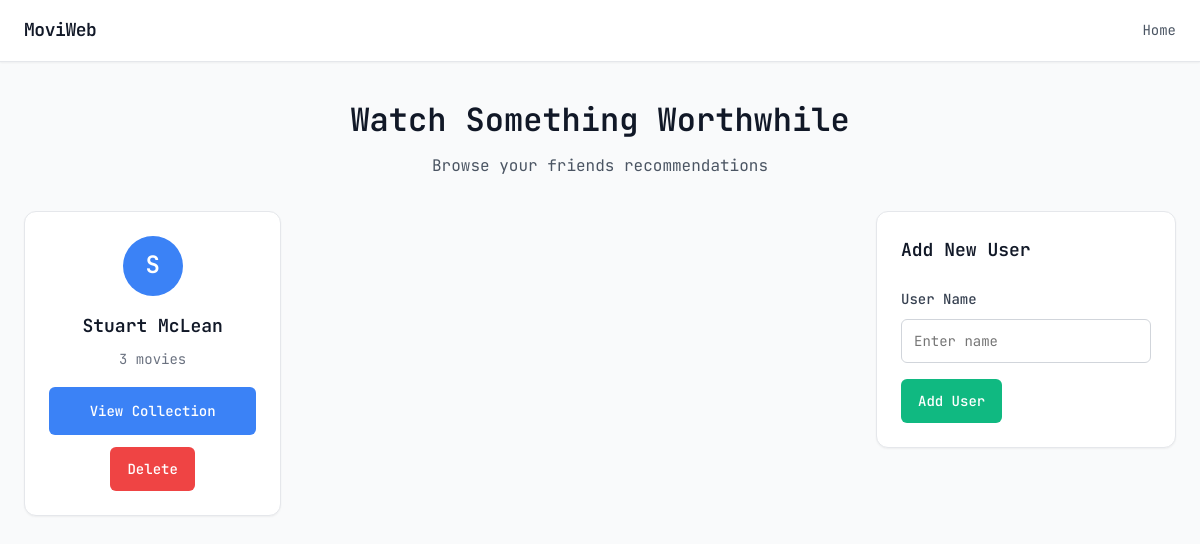
Before: / with the older database file.
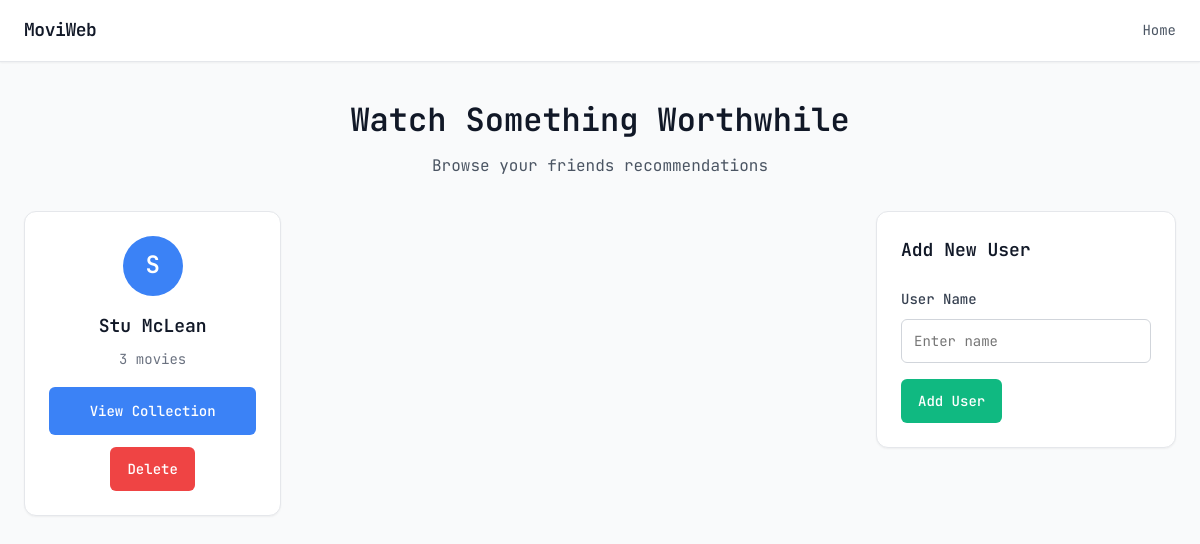
After: the same page with the newer database file.
### models.py (models this page shows)
class User(db.Model):
    __tablename__ = 'users'
    id = db.Column(db.Integer, primary_key=True)
    name = db.Column(db.String(80), unique=True, nullable=False)
    movies = relationship('Movie',
                          back_populates='user',
                          cascade='all, delete-orphan')

### app.py (the view)
@app.route('/')
def index():
    users = data_manager.get_users()
    return render_template('index.html', users=users)

### data_manager.py (called while the page is built)
    def get_users(self):
        return db.session.query(User).all()

### templates/index.html (shortened to what this page needs)
{% extends "base.html" %}
{% block content %}
    <section class="page-header">
        <h1>Watch Something Worthwhile</h1>
        <p class="subtitle">Browse your friends recommendations</p>
    </section>
    <div class="layout-grid">
        <div class="users-section">
            {% if users %}
                <div class="users-grid">
                    {% for user in users %}
                        <div class="user-card">
                            <div class="user-avatar">{{ user.name[0].upper() }}</div>
                            <h3>{{ user.name }}</h3>
                            <p class="user-stats">{{ user.movies|length }} movies</p>
                            <div class="user-actions">
                                <a href="{{ url_for('get_movies', user_id=user.id) }}" class="btn btn-primary">View Collection</a>
                                <form action="{{ url_for('delete_user', user_id=user.id) }}" method="post" style="display:inline;">
                                    <button type="submit" class="btn btn-danger">Delete</button>
                                </form>
                            </div>
                        </div>
                    {% endfor %}
                </div>
            {% else %}
                <div class="empty-state">
                    <div class="empty-icon">👥</div>
                    <h3>No users yet</h3>
                    <p>Add your first user to get started</p>
                </div>
            {% endif %}
        </div>
        <div class="add-user-section">
            <div class="form-card">
                <h2>Add New User</h2>
                <form action="{{ url_for('create_user') }}" method="post" class="form">
                    <div class="form-group">
                        <label for="user_name">User Name</label>
                        <input type="text" id="user_name" name="user_name" class="form-input" placeholder="Enter name" required>
                    </div>
                    <button type="submit" class="btn btn-success">Add User</button>
                </form>
            </div>
        </div>
    </div>
{% endblock %}

### templates/base.html (shortened to what this page needs)
<!DOCTYPE html>
<html lang="en">
<head>
    <link rel="stylesheet" href="{{ url_for('static', filename='style.css') }}">
</head>
<body>
    <header>
        <nav class="navbar">
            <div class="nav-container">
                <a href="{{ url_for('index') }}" class="logo">MoviWeb</a>
                <a href="{{ url_for('index') }}" class="nav-link">Home</a>
            </div>
        </nav>
    </header>
    <main class="container">
        {% block content %}{% endblock %}
    </main>
</body>
</html>

### static/style.css (style rules this page uses)
* { margin: 0; padding: 0; box-sizing: border-box; }
:root { --white: #ffffff; --grey-50: #f9fafb; --grey-100: #f3f4f6; --grey-200: #e5e7eb; --grey-300: #d1d5db; --grey-400: #9ca3af; --grey-500: #6b7280; --grey-600: #4b5563; --grey-700: #374151; --grey-800: #1f2937; --grey-900: #111827; --primary: #3b82f6; --primary-dark: #2563eb; --success: #10b981; --success-dark: #059669; --danger: #ef4444; --danger-dark: #dc2626; --shadow-sm: 0 1px 2px 0 rgb(0 0 0 / 0.05); --shadow: 0 1px 3px 0 rgb(0 0 0 / 0.1), 0 1px 2px -1px rgb(0 0 0 / 0.1); --shadow-md: 0 4px 6px -1px rgb(0 0 0 / 0.1), 0 2px 4px -2px rgb(0 0 0 / 0.1); --shadow-lg: 0 10px 15px -3px rgb(0 0 0 / 0.1), 0 4px 6px -4px rgb(0 0 0 / 0.1); --space-1: 0.25rem; --space-2: 0.5rem; --space-3: 0.75rem; --space-4: 1rem; --space-5: 1.25rem; --space-6: 1.5rem; --space-8: 2rem; --space-10: 2.5rem; --space-12: 3rem; --radius-sm: 0.25rem; --radius: 0.375rem; --radius-md: 0.5rem; --radius-lg: 0.75rem; }
body { font-family: 'JetBrains Mono', monospace; font-size: 14px; line-height: 1.6; color: var(--grey-800); background-color: var(--grey-50); font-weight: 400; }
.navbar { background-color: var(--white); border-bottom: 1px solid var(--grey-200); box-shadow: var(--shadow-sm); position: sticky; top: 0; z-index: 100; }
.nav-container { max-width: 1200px; margin: 0 auto; padding: var(--space-4) var(--space-6); display: flex; justify-content: space-between; align-items: center; }
.logo { font-size: 18px; font-weight: 600; color: var(--grey-900); text-decoration: none; letter-spacing: -0.025em; }
.nav-link { color: var(--grey-600); text-decoration: none; font-weight: 400; transition: color 0.2s ease; }
.container { max-width: 1200px; margin: 0 auto; padding: var(--space-8) var(--space-6); }
.layout-grid { display: grid; grid-template-columns: 1fr 300px; gap: var(--space-8); margin-top: var(--space-8); }
.page-header { text-align: center; margin-bottom: var(--space-8); }
.page-header h1 { font-size: 32px; font-weight: 600; color: var(--grey-900); margin-bottom: var(--space-2); }
.subtitle { color: var(--grey-600); font-size: 16px; }
.user-card, .movie-card, .form-card { background-color: var(--white); border: 1px solid var(--grey-200); border-radius: var(--radius-lg); box-shadow: var(--shadow-sm); transition: all 0.2s ease; }
.users-grid { display: grid; grid-template-columns: repeat(auto-fill, minmax(250px, 1fr)); gap: var(--space-6); }
.user-card { padding: var(--space-6); text-align: center; }
.user-avatar { width: 60px; height: 60px; background-color: var(--primary); color: var(--white); border-radius: 50%; display: flex; align-items: center; justify-content: center; font-size: 24px; font-weight: 600; margin: 0 auto var(--space-4); }
.user-card h3 { font-size: 18px; font-weight: 600; color: var(--grey-900); margin-bottom: var(--space-2); }
.user-stats { color: var(--grey-500); font-size: 14px; margin-bottom: var(--space-4); }
.user-actions { display: flex; flex-direction: column; gap: var(--space-3); margin-top: var(--space-4); }
.form-card { padding: var(--space-6); height: fit-content; }
.form-card h2 { font-size: 18px; font-weight: 600; color: var(--grey-900); margin-bottom: var(--space-6); }
.form-group { margin-bottom: var(--space-4); }
.form-group label { display: block; font-size: 14px; font-weight: 500; color: var(--grey-700); margin-bottom: var(--space-2); }
.form-input { width: 100%; padding: var(--space-3); border: 1px solid var(--grey-300); border-radius: var(--radius); font-family: 'JetBrains Mono', monospace; font-size: 14px; background-color: var(--white); transition: border-color 0.2s ease, box-shadow 0.2s ease; }
.btn { display: inline-flex; align-items: center; justify-content: center; padding: var(--space-3) var(--space-4); border: 1px solid transparent; border-radius: var(--radius); font-family: 'JetBrains Mono', monospace; font-size: 14px; font-weight: 500; text-decoration: none; cursor: pointer; transition: all 0.2s ease; white-space: nowrap; }
.btn-primary { background-color: var(--primary); color: var(--white); }
.btn-success { background-color: var(--success); color: var(--white); }
.btn-danger { background-color: var(--danger); color: var(--white); }

Changed rows visible on the page:
changed User: name "Stuart McLean" → "Stu McLean"
